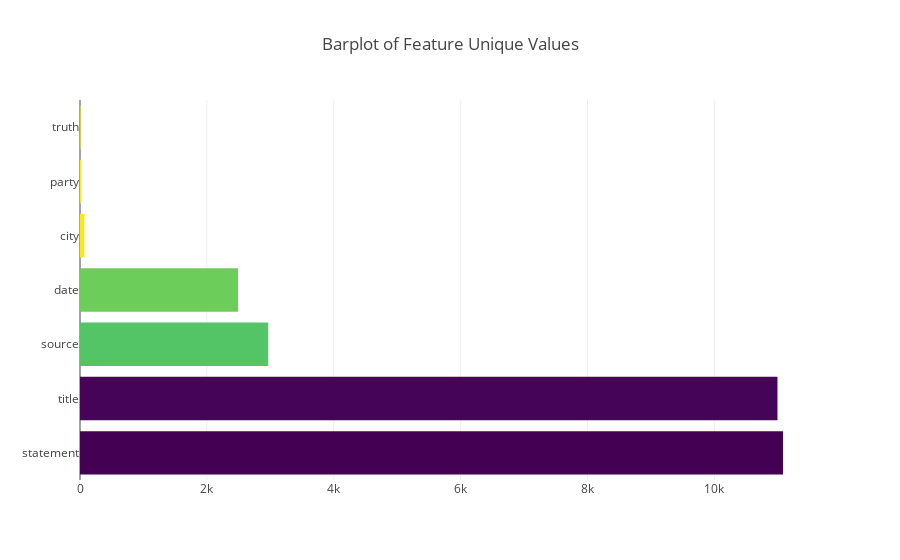

This figure's notebook cell:
### Code cell
cols = train_copy.columns

feature_numbers = []

for col in cols:
    feature_numbers.append(len(data[col].unique()))
    

x, y = (list(x) for x in zip(*sorted(zip(feature_numbers , cols),reverse = True)))

trace2 = go.Bar(
    x=x ,
    y=y,
    marker=dict(
        color=x,
        colorscale = 'Viridis',
        reversescale = True
    ),
    name='Feature unique values',
    orientation='h',
)

layout = dict(
    title='Barplot of Feature Unique Values',
    yaxis=dict(
        showgrid=False,
        showline=False,
        showticklabels=True,
#         domain=[0, 0.85],
    ))

fig1 = go.Figure(data=[trace2])
fig1['layout'].update(layout)
py.iplot(fig1, filename='plots')

### Figure 1 — Plotly figure (JSON) as saved in the notebook; plotly's stock layout.template omitted (floating-point values rounded to 4 significant figures)
{"data": [{"marker": {"color": [11082, 10995, 2967, 2491, 70, 21, 9], "colorscale": "Viridis", "reversescale": true}, "name": "Feature unique values", "orientation": "h", "type": "bar", "x": [11082, 10995, 2967, 2491, 70, 21, 9], "y": ["statement", "title", "source", "date", "city", "party", "truth"]}], "layout": {"title": "Barplot of Feature Unique Values", "yaxis": {"showgrid": false, "showline": false, "showticklabels": true}}}
